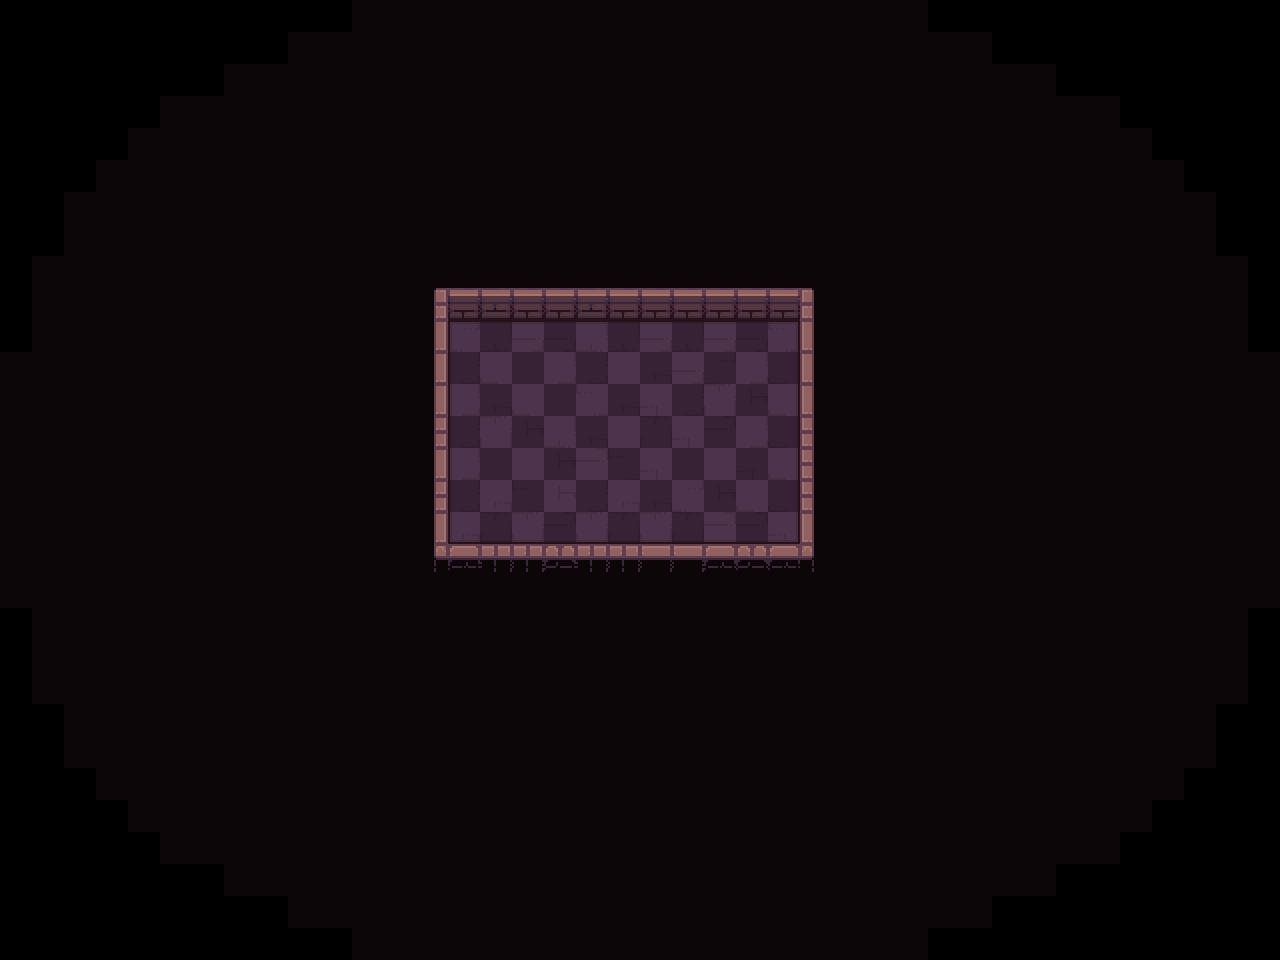

This is a level from a 2D game, rendered from its Tiled map with the project's own tilesets. A one-line summary and the map file follow, with tile-layer data summarised:
An orthogonal 40x30 tile map with 32x32 px tiles, 5 tile layers (background, path, types, ground, ...), 1 hidden layer not drawn and 5 objects (2x switch, 2x hero, rectangle).

<map version="1.2" tiledversion="2019.03.13" orientation="orthogonal" renderorder="right-down" width="40" height="30" tilewidth="32" tileheight="32" infinite="0" nextlayerid="104" nextobjectid="20">
 <tileset firstgid="1" name="tileset" tilewidth="32" tileheight="32" spacing="2" margin="1" tilecount="200" columns="10">
  <image source="tileset.png" trans="000000" width="340" height="680" />
  <terraintypes>
   <terrain name="floor" tile="79" />
   <terrain name="wall" tile="69" />
   <terrain name="hole" tile="78" />
  </terraintypes>
 </tileset>
 <layer id="69" name="background" width="40" height="30">
  <data>[1200 cells, 1016 non-empty, 1 distinct tile ids]</data>
 </layer>
 <layer id="87" name="checkers" width="40" height="30" visible="0">
  <data>[1200 cells, 600 non-empty, 1 distinct tile ids]</data>
 </layer>
 <layer id="73" name="path" width="40" height="30">
  <data>[1200 cells, 77 non-empty, 1 distinct tile ids]</data>
 </layer>
 <objectgroup id="14" name="config">
  <object id="12" name="frame" type="rectangle" x="433.333" y="288.333" width="381" height="269.818" />
 </objectgroup>
 <layer id="101" name="types" width="40" height="30">
  <data>[1200 cells, 1016 non-empty, 3 distinct tile ids]</data>
 </layer>
 <layer id="102" name="ground" width="40" height="30">
  <data>[1200 cells, 1016 non-empty, 56 distinct tile ids]</data>
 </layer>
 <layer id="103" name="above_characters" width="40" height="30">
  <data>[1200 cells, 29 non-empty, 15 distinct tile ids]</data>
 </layer>
 <objectgroup id="2" name="objects">
  <object id="11" name="switch" type="switch" x="527.333" y="436">
   <properties>
    <property name="autoDisable" type="bool" value="true" />
   </properties>
   <point />
  </object>
  <object id="14" name="switch" type="switch" x="723.667" y="435">
   <properties>
    <property name="autoDisable" type="bool" value="true" />
   </properties>
   <point />
  </object>
  <object id="16" name="hero" type="hero" x="618.333" y="435">
   <properties>
    <property name="initialDirection" value="w" />
   </properties>
   <point />
  </object>
  <object id="17" name="hero" type="hero" x="651" y="435.667">
   <properties>
    <property name="initialDirection" value="e" />
   </properties>
   <point />
  </object>
 </objectgroup>
</map>
